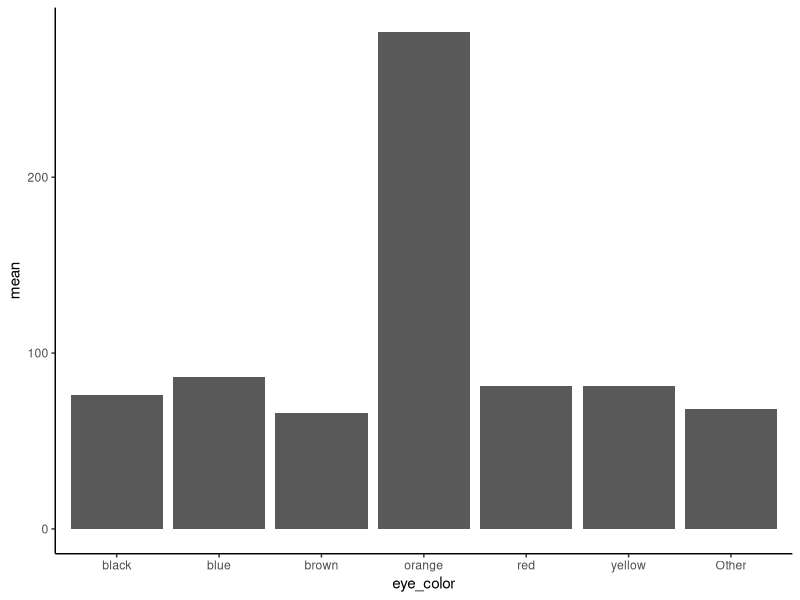

Write R code to recreate this figure.
## ---- chunk 1
knitr::opts_chunk$set(echo = TRUE)
library(dplyr)
library(tidyverse)
library(forcats)
library(stringr)
## ---- chunk 2
starwars %>%
  filter(!is.na(skin_color)) %>%
  count(skin_color, sort = TRUE)
## ---- chunk 3
starwars %>%
  mutate(skin_color = fct_lump(skin_color, n = 5)) %>%
  count(skin_color, sort = TRUE)
## ---- chunk 4
starwars %>%
  mutate(skin_color = fct_lump(skin_color, prop = .1, other_level = "extra")) %>%
  count(skin_color, sort = TRUE)
## ---- chunk 5
starwars %>%
  filter(!is.na(mass)) %>%
  mutate(eye_color = fct_lump(eye_color, n = 6)) %>% 
  group_by(eye_color) %>%
  # La profesora suele añadir aún así el na.rm = TRUE
  summarise(mean = mean(mass)) %>% 
  ggplot(aes(x = eye_color, y = mean)) +
  geom_bar(stat="identity") + 
  theme_classic()
